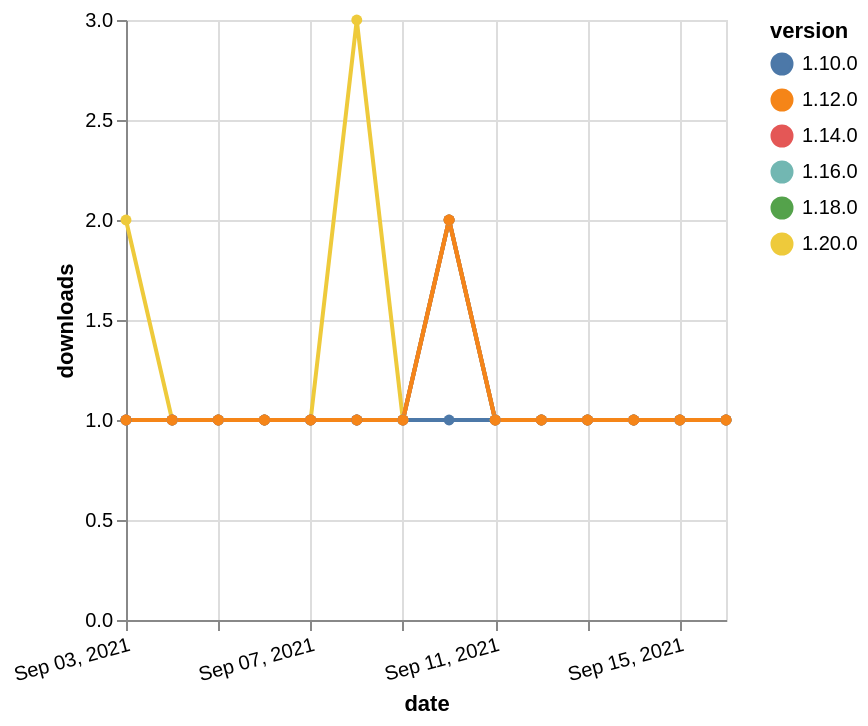

Write a Vega-Lite specification for this figure.
### Vega-Lite specification from a JSON file in a GitHub repository (floating-point values rounded to 4 significant figures)
{"$schema": "https://vega.github.io/schema/vega-lite/v5.json", "description": "A simple bar chart with embedded data.", "data": {"values": [{"date": "2021-09-03", "total": 154, "delta": 1, "version": "1.18.0"}, {"date": "2021-09-04", "total": 155, "delta": 1, "version": "1.18.0"}, {"date": "2021-09-05", "total": 156, "delta": 1, "version": "1.18.0"}, {"date": "2021-09-06", "total": 157, "delta": 1, "version": "1.18.0"}, {"date": "2021-09-07", "total": 158, "delta": 1, "version": "1.18.0"}, {"date": "2021-09-08", "total": 159, "delta": 1, "version": "1.18.0"}, {"date": "2021-09-09", "total": 160, "delta": 1, "version": "1.18.0"}, {"date": "2021-09-10", "total": 162, "delta": 2, "version": "1.18.0"}, {"date": "2021-09-11", "total": 163, "delta": 1, "version": "1.18.0"}, {"date": "2021-09-12", "total": 164, "delta": 1, "version": "1.18.0"}, {"date": "2021-09-13", "total": 165, "delta": 1, "version": "1.18.0"}, {"date": "2021-09-14", "total": 166, "delta": 1, "version": "1.18.0"}, {"date": "2021-09-15", "total": 167, "delta": 1, "version": "1.18.0"}, {"date": "2021-09-16", "total": 168, "delta": 1, "version": "1.18.0"}, {"date": "2021-09-03", "total": 214, "delta": 1, "version": "1.10.0"}, {"date": "2021-09-04", "total": 215, "delta": 1, "version": "1.10.0"}, {"date": "2021-09-05", "total": 216, "delta": 1, "version": "1.10.0"}, {"date": "2021-09-06", "total": 217, "delta": 1, "version": "1.10.0"}, {"date": "2021-09-07", "total": 218, "delta": 1, "version": "1.10.0"}, {"date": "2021-09-08", "total": 219, "delta": 1, "version": "1.10.0"}, {"date": "2021-09-09", "total": 220, "delta": 1, "version": "1.10.0"}, {"date": "2021-09-10", "total": 221, "delta": 1, "version": "1.10.0"}, {"date": "2021-09-11", "total": 222, "delta": 1, "version": "1.10.0"}, {"date": "2021-09-12", "total": 223, "delta": 1, "version": "1.10.0"}, {"date": "2021-09-13", "total": 224, "delta": 1, "version": "1.10.0"}, {"date": "2021-09-14", "total": 225, "delta": 1, "version": "1.10.0"}, {"date": "2021-09-15", "total": 226, "delta": 1, "version": "1.10.0"}, {"date": "2021-09-16", "total": 227, "delta": 1, "version": "1.10.0"}, {"date": "2021-09-03", "total": 115, "delta": 2, "version": "1.20.0"}, {"date": "2021-09-04", "total": 116, "delta": 1, "version": "1.20.0"}, {"date": "2021-09-05", "total": 117, "delta": 1, "version": "1.20.0"}, {"date": "2021-09-06", "total": 118, "delta": 1, "version": "1.20.0"}, {"date": "2021-09-07", "total": 119, "delta": 1, "version": "1.20.0"}, {"date": "2021-09-08", "total": 122, "delta": 3, "version": "1.20.0"}, {"date": "2021-09-09", "total": 123, "delta": 1, "version": "1.20.0"}, {"date": "2021-09-10", "total": 125, "delta": 2, "version": "1.20.0"}, {"date": "2021-09-11", "total": 126, "delta": 1, "version": "1.20.0"}, {"date": "2021-09-12", "total": 127, "delta": 1, "version": "1.20.0"}, {"date": "2021-09-13", "total": 128, "delta": 1, "version": "1.20.0"}, {"date": "2021-09-14", "total": 129, "delta": 1, "version": "1.20.0"}, {"date": "2021-09-15", "total": 130, "delta": 1, "version": "1.20.0"}, {"date": "2021-09-16", "total": 131, "delta": 1, "version": "1.20.0"}, {"date": "2021-09-03", "total": 142, "delta": 1, "version": "1.16.0"}, {"date": "2021-09-04", "total": 143, "delta": 1, "version": "1.16.0"}, {"date": "2021-09-05", "total": 144, "delta": 1, "version": "1.16.0"}, {"date": "2021-09-06", "total": 145, "delta": 1, "version": "1.16.0"}, {"date": "2021-09-07", "total": 146, "delta": 1, "version": "1.16.0"}, {"date": "2021-09-08", "total": 147, "delta": 1, "version": "1.16.0"}, {"date": "2021-09-09", "total": 148, "delta": 1, "version": "1.16.0"}, {"date": "2021-09-10", "total": 150, "delta": 2, "version": "1.16.0"}, {"date": "2021-09-11", "total": 151, "delta": 1, "version": "1.16.0"}, {"date": "2021-09-12", "total": 152, "delta": 1, "version": "1.16.0"}, {"date": "2021-09-13", "total": 153, "delta": 1, "version": "1.16.0"}, {"date": "2021-09-14", "total": 154, "delta": 1, "version": "1.16.0"}, {"date": "2021-09-15", "total": 155, "delta": 1, "version": "1.16.0"}, {"date": "2021-09-16", "total": 156, "delta": 1, "version": "1.16.0"}, {"date": "2021-09-03", "total": 168, "delta": 1, "version": "1.14.0"}, {"date": "2021-09-04", "total": 169, "delta": 1, "version": "1.14.0"}, {"date": "2021-09-05", "total": 170, "delta": 1, "version": "1.14.0"}, {"date": "2021-09-06", "total": 171, "delta": 1, "version": "1.14.0"}, {"date": "2021-09-07", "total": 172, "delta": 1, "version": "1.14.0"}, {"date": "2021-09-08", "total": 173, "delta": 1, "version": "1.14.0"}, {"date": "2021-09-09", "total": 174, "delta": 1, "version": "1.14.0"}, {"date": "2021-09-10", "total": 176, "delta": 2, "version": "1.14.0"}, {"date": "2021-09-11", "total": 177, "delta": 1, "version": "1.14.0"}, {"date": "2021-09-12", "total": 178, "delta": 1, "version": "1.14.0"}, {"date": "2021-09-13", "total": 179, "delta": 1, "version": "1.14.0"}, {"date": "2021-09-14", "total": 180, "delta": 1, "version": "1.14.0"}, {"date": "2021-09-15", "total": 181, "delta": 1, "version": "1.14.0"}, {"date": "2021-09-16", "total": 182, "delta": 1, "version": "1.14.0"}, {"date": "2021-09-03", "total": 183, "delta": 1, "version": "1.12.0"}, {"date": "2021-09-04", "total": 184, "delta": 1, "version": "1.12.0"}, {"date": "2021-09-05", "total": 185, "delta": 1, "version": "1.12.0"}, {"date": "2021-09-06", "total": 186, "delta": 1, "version": "1.12.0"}, {"date": "2021-09-07", "total": 187, "delta": 1, "version": "1.12.0"}, {"date": "2021-09-08", "total": 188, "delta": 1, "version": "1.12.0"}, {"date": "2021-09-09", "total": 189, "delta": 1, "version": "1.12.0"}, {"date": "2021-09-10", "total": 191, "delta": 2, "version": "1.12.0"}, {"date": "2021-09-11", "total": 192, "delta": 1, "version": "1.12.0"}, {"date": "2021-09-12", "total": 193, "delta": 1, "version": "1.12.0"}, {"date": "2021-09-13", "total": 194, "delta": 1, "version": "1.12.0"}, {"date": "2021-09-14", "total": 195, "delta": 1, "version": "1.12.0"}, {"date": "2021-09-15", "total": 196, "delta": 1, "version": "1.12.0"}, {"date": "2021-09-16", "total": 197, "delta": 1, "version": "1.12.0"}]}, "width": "container", "mark": {"type": "line", "point": {"filled": true}}, "encoding": {"x": {"field": "date", "type": "temporal", "timeUnit": "yearmonthdate", "title": "date", "axis": {"labelAngle": -15}}, "y": {"field": "delta", "type": "quantitative", "title": "downloads"}, "color": {"field": "version", "type": "nominal"}, "tooltip": {"field": "delta"}}}
